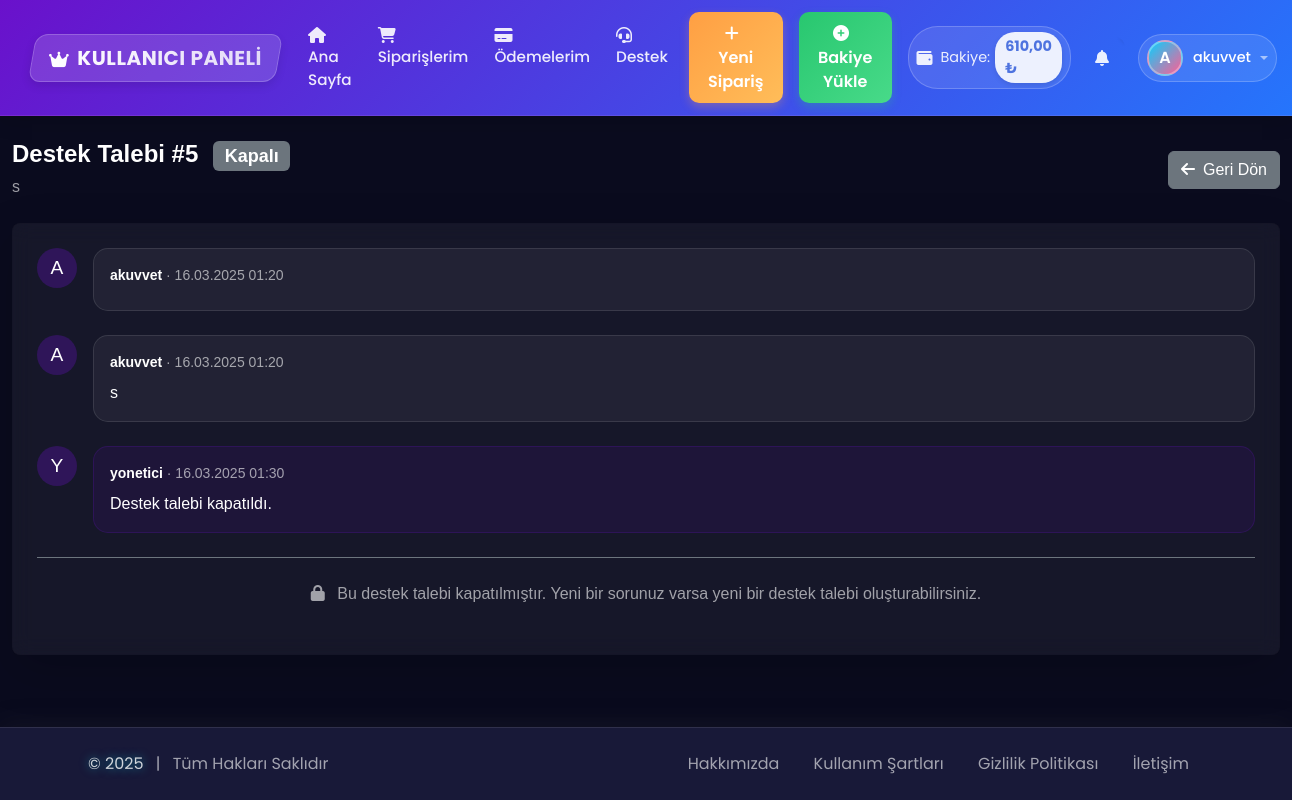
Page /Elo-Dosyalar/user/ticket.php?id=5 (signed in) on the committed database.
### tables this page shows
CREATE TABLE `users` (
  `id` int NOT NULL,
  `username` varchar(50) NOT NULL,
  `email` varchar(100) NOT NULL,
  `password` varchar(255) NOT NULL,
  `role` enum('admin','booster','user') NOT NULL DEFAULT 'user',
  `balance` decimal(10,2) NOT NULL DEFAULT '0.00',
  `status` enum('active','inactive') NOT NULL DEFAULT 'active',
  `created_at` timestamp NULL DEFAULT CURRENT_TIMESTAMP,
  `updated_at` timestamp NULL DEFAULT CURRENT_TIMESTAMP ON UPDATE CURRENT_TIMESTAMP
);

CREATE TABLE `support_tickets` (
  `id` int NOT NULL,
  `user_id` int NOT NULL,
  `booster_id` int DEFAULT NULL,
  `subject` varchar(255) NOT NULL,
  `message` text NOT NULL,
  `status` enum('open','closed') NOT NULL DEFAULT 'open',
  `created_at` timestamp NULL DEFAULT CURRENT_TIMESTAMP,
  `updated_at` timestamp NULL DEFAULT CURRENT_TIMESTAMP ON UPDATE CURRENT_TIMESTAMP
);

CREATE TABLE `support_messages` (
  `id` int NOT NULL,
  `ticket_id` int NOT NULL,
  `user_id` int NOT NULL,
  `message` text NOT NULL,
  `created_at` timestamp NULL DEFAULT CURRENT_TIMESTAMP
);

### Elo-Dosyalar/user/ticket.php (the view, shortened to what this page needs)
<?php
require_once '../includes/config.php';
$ticket_id = isset($_GET['id']) ? (int)$_GET['id'] : 0;
try {
    $stmt = $conn->prepare("
        SELECT t.*, u.username
        FROM support_tickets t
        LEFT JOIN users u ON t.user_id = u.id
        WHERE t.id = ? AND t.user_id = ?
        LIMIT 1
    ");
    $stmt->execute([$ticket_id, $_SESSION['user_id']]);
    $ticket = $stmt->fetch(PDO::FETCH_ASSOC);
} catch(PDOException $e) {
    $_SESSION['error'] = "Destek talebi getirilirken bir hata oluştu.";
    redirect('support.php');
}
try {
    $stmt = $conn->prepare("
        SELECT m.*, u.username, u.role
        FROM support_messages m
        LEFT JOIN users u ON m.user_id = u.id
        WHERE m.ticket_id = ?
        ORDER BY m.created_at ASC
    ");
    $stmt->execute([$ticket_id]);
    $messages = $stmt->fetchAll(PDO::FETCH_ASSOC);
} catch(PDOException $e) {
    $_SESSION['error'] = "Mesajlar getirilirken bir hata oluştu.";
    $messages = [];
}
$status_colors = [
    'open' => 'success',
    'closed' => 'secondary'
];
$status_labels = [
    'open' => 'Açık',
    'closed' => 'Kapalı'
];
?>
<!DOCTYPE html>
<html lang="tr">
<head>
    <link href="https://cdn.jsdelivr.net/npm/bootstrap@5.3.0/dist/css/bootstrap.min.css" rel="stylesheet">
    <link rel="stylesheet" href="https://cdnjs.cloudflare.com/ajax/libs/font-awesome/6.4.0/css/all.min.css">
    <link rel="stylesheet" href="../assets/css/user.css">
</head>
<body class="dark-theme">
    <?php include 'includes/navbar.php'; ?>
    <div class="container-fluid py-4 techui-content">
        <div class="d-flex justify-content-between align-items-center mb-4">
            <div>
                <h4 class="mb-1 text-white">
                    Destek Talebi #<?php echo $ticket_id; ?>
                    <span class="badge bg-<?php echo $status_colors[$ticket['status']]; ?> ms-2">
                        <?php echo $status_labels[$ticket['status']]; ?>
                    </span>
                </h4>
                <p class="text-muted mb-0">
                    <?php echo htmlspecialchars($ticket['subject']); ?>
                </p>
            </div>
            <div>
                <a href="support.php" class="btn btn-secondary ms-2">
                    <i class="fas fa-arrow-left me-2"></i>Geri Dön
                </a>
            </div>
        </div>
        <div class="card shadow-lg mb-4">
            <div class="card-body">
                <div class="message">
                    <div class="d-flex">
                        <div class="avatar me-3">
                            <?php echo strtoupper(substr($ticket['username'], 0, 1)); ?>
                        </div>
                        <div class="flex-grow-1">
                            <div class="content">
                                <div class="meta mb-2">
                                    <strong class="text-white"><?php echo htmlspecialchars($ticket['username']); ?></strong> ·
                                    <span title="<?php echo date('d.m.Y H:i', strtotime($ticket['created_at'])); ?>">
                                        <?php echo date('d.m.Y H:i', strtotime($ticket['created_at'])); ?>
                                    </span>
                                </div>
                            </div>
                        </div>
                    </div>
                </div>
                <?php foreach ($messages as $message): ?>
                    <div class="message <?php echo $message['role'] === 'admin' ? 'admin' : ''; ?>">
                        <div class="d-flex">
                            <div class="avatar me-3">
                                <?php echo strtoupper(substr($message['username'], 0, 1)); ?>
                            </div>
                            <div class="flex-grow-1">
                                <div class="content">
                                    <div class="meta mb-2">
                                        <strong class="text-white"><?php echo htmlspecialchars($message['username']); ?></strong> ·
                                        <span title="<?php echo date('d.m.Y H:i', strtotime($message['created_at'])); ?>">
                                            <?php echo date('d.m.Y H:i', strtotime($message['created_at'])); ?>
                                        </span>
                                    </div>
                                    <div class="message-text">
                                        <?php echo nl2br(htmlspecialchars($message['message'])); ?>
                                    </div>
                                </div>
                            </div>
                        </div>
                    </div>
                <?php endforeach; ?>
                <?php if ($ticket['status'] === 'open'): ?>
                    <div class="mt-4">
                        <form method="POST" action="" id="messageForm">
                            <input type="hidden" name="action" value="send_message">
                            <div class="form-group">
                                <label for="message" class="form-label text-white mb-2">Yanıtınız</label>
                                <textarea class="form-control mb-3" id="message" name="message" rows="3"
                                          placeholder="Mesajınızı yazın..." required></textarea>
                                <div class="d-flex justify-content-between align-items-center">
                                    <small class="text-muted">Mesajınız destek ekibimize iletilecektir.</small>
                                    <button type="submit" class="btn btn-primary btn-glow">
                                        <i class="fas fa-paper-plane me-2"></i>Gönder
                                    </button>
                                </div>
                            </div>
                        </form>
                    </div>
                <?php else: ?>
                    <div class="text-center text-muted p-4 border-top border-secondary">
                        <i class="fas fa-lock me-2"></i>
                        Bu destek talebi kapatılmıştır. Yeni bir sorunuz varsa yeni bir destek talebi oluşturabilirsiniz.
                    </div>
                <?php endif; ?>
            </div>
        </div>
    </div>
    <?php include 'includes/footer.php'; ?>
</body>
</html>

### Elo-Dosyalar/user/includes/navbar.php (shortened to what this page needs)
<?php
$notification_count = 0;
try {
    $stmt = $conn->prepare("
        SELECT * FROM notifications
        WHERE user_id = ? AND status = 'unread'
        ORDER BY created_at DESC
        LIMIT 5
    ");
    $stmt->execute([$_SESSION['user_id']]);
    $unread_notifications = $stmt->fetchAll(PDO::FETCH_ASSOC);
    $notification_count = count($unread_notifications);
} catch(PDOException $e) {
}
try {
    $stmt = $conn->prepare("SELECT balance FROM users WHERE id = ?");
    $stmt->execute([$_SESSION['user_id']]);
    $user_balance = $stmt->fetchColumn();
} catch(PDOException $e) {
    $user_balance = 0;
}
$current_page = basename($_SERVER['PHP_SELF']);
?>
<header class="navbar navbar-expand-lg navbar-dark navbar-user sticky-top">
    <div class="container-fluid px-3">
        <a class="navbar-brand user-logo" href="index.php">
            <span class="user-logo-text">
                <i class="fas fa-crown user-logo-icon"></i>KULLANICI PANELİ
            </span>
        </a>
        <div class="collapse navbar-collapse" id="navbarNav">
            <ul class="navbar-nav me-auto">
                <li class="nav-item">
                    <a class="nav-link nav-link-user <?php echo $current_page === 'index.php' ? 'active' : ''; ?>" href="index.php">
                        <i class="fas fa-home nav-icon"></i>Ana Sayfa
                    </a>
                </li>
                <li class="nav-item">
                    <a class="nav-link nav-link-user <?php echo $current_page === 'orders.php' ? 'active' : ''; ?>" href="orders.php">
                        <i class="fas fa-shopping-cart nav-icon"></i>Siparişlerim
                    </a>
                </li>
                <li class="nav-item">
                    <a class="nav-link nav-link-user <?php echo $current_page === 'payments.php' ? 'active' : ''; ?>" href="payments.php">
                        <i class="fas fa-credit-card nav-icon"></i>Ödemelerim
                    </a>
                </li>
                <li class="nav-item">
                    <a class="nav-link nav-link-user <?php echo in_array($current_page, ['support.php', 'view_ticket.php', 'new_ticket.php']) ? 'active' : ''; ?>" href="support.php">
                        <i class="fas fa-headset nav-icon"></i>Destek
                    </a>
                </li>
            </ul>
            <ul class="navbar-nav align-items-center">
                <li class="nav-item mx-2">
                    <a class="btn btn-user btn-order" href="new_order.php">
                        <i class="fas fa-plus me-2"></i>Yeni Sipariş
                    </a>
                </li>
                <li class="nav-item mx-2">
                    <a class="btn btn-user btn-deposit" href="deposit.php">
                        <i class="fas fa-plus-circle me-2"></i>Bakiye Yükle
                    </a>
                </li>
                <li class="nav-item mx-2">
                    <a class="nav-link balance-container" href="deposit.php">
                        <i class="fas fa-wallet balance-icon"></i>
                        <span class="balance-text d-none d-md-inline">Bakiye:</span>
                        <span class="balance-amount"><?php echo number_format($user_balance, 2, ',', '.'); ?> ₺</span>
                    </a>
                </li>
                <li class="nav-item dropdown mx-2">
                    <a class="nav-link nav-link-user position-relative" href="#" id="notificationsDropdown" role="button" data-bs-toggle="dropdown">
                        <i class="fas fa-bell nav-icon"></i>
                        <?php if ($notification_count > 0): ?>
                            <span class="notification-badge"><?php echo $notification_count; ?></span>
                        <?php endif; ?>
                    </a>
                </li>
                <li class="nav-item dropdown">
                    <a class="nav-link dropdown-toggle user-menu" href="#" id="userDropdown" role="button" data-bs-toggle="dropdown">
                        <div class="user-avatar">
                            <?php echo strtoupper(substr($_SESSION['username'], 0, 1)); ?>
                        </div>
                        <span class="user-name"><?php echo $_SESSION['username']; ?></span>
                    </a>
                </li>
            </ul>
        </div>
    </div>
</header>

### Elo-Dosyalar/assets/css/user.css (style rules this page uses)
:root { --primary-color: #4e73df; --secondary-color: #858796; --success-color: #1cc88a; --info-color: #36b9cc; --warning-color: #f6c23e; --danger-color: #e74a3b; --light-color: #f8f9fc; --dark-color: #5a5c69; }
body { min-height: 100vh; display: flex; flex-direction: column; background-color: var(--light-color); font-family: 'Poppins', sans-serif; }
.techui-content { font-family: 'Satoshi', sans-serif; }
.techui-content .card { border-radius: 0.5rem; box-shadow: 0 0.125rem 0.25rem rgba(0, 0, 0, 0.075); margin-bottom: 1.5rem; border: 1px solid rgba(0, 0, 0, 0.05); }
.techui-content .card-body { padding: 1.5rem; }
.techui-content h4 { font-weight: 600; margin-bottom: 0.5rem; }
.navbar { box-shadow: 0 0.15rem 1.75rem 0 rgba(58, 59, 69, 0.15); }
.card { box-shadow: 0 0.15rem 1.75rem 0 rgba(58, 59, 69, 0.15); border: none; border-radius: 0.35rem; transition: transform 0.2s, box-shadow 0.2s; }
.badge { font-weight: 600; padding: 0.35em 0.65em; font-size: 0.75em; }
.notification-badge { position: absolute; top: 0; right: 0; transform: translate(50%, -50%); background-color: var(--danger-color); color: white; border-radius: 50%; width: 18px; height: 18px; font-size: 0.7rem; display: flex; justify-content: center; align-items: center; }

### Elo-Dosyalar/user/ticket.php (style rules this page uses)
body { background-color: #0a0b1e; color: #fff; }
.card { background: rgba(255, 255, 255, 0.05) !important; backdrop-filter: blur(10px); -webkit-backdrop-filter: blur(10px); border: 1px solid rgba(255, 255, 255, 0.1); border-radius: 20px; }
.message { margin-bottom: 1.5rem; }
.message .avatar { width: 40px; height: 40px; border-radius: 50%; background-color: rgba(106, 17, 203, 0.3); display: flex; align-items: center; justify-content: center; font-size: 1.2rem; color: #fff; }
.message .content { background: rgba(255, 255, 255, 0.05); border-radius: 15px; padding: 1rem; color: #fff; border: 1px solid rgba(255, 255, 255, 0.1); }
.message.admin .content { background: rgba(106, 17, 203, 0.1); border: 1px solid rgba(106, 17, 203, 0.2); }
.message .meta { font-size: 0.875rem; color: rgba(255, 255, 255, 0.6); }
.text-muted { color: rgba(255, 255, 255, 0.6) !important; }

### rows in the picture
users: balance "610,00"
support_tickets: status "Kapalı", subject "s", user.username "A", user.username "akuvvet", created_at "16.03.2025 01:20"
support_messages: user.username "A", user.username "akuvvet", created_at "16.03.2025 01:20", message "s"
support_messages: user.username "Y", user.username "yonetici", created_at "16.03.2025 01:30", message "Destek talebi kapatıldı."

### other values in the picture
substr($_SESSION['username'], 0, 1) "A"
$_SESSION['username'] "akuvvet"
$ticket_id "5"
